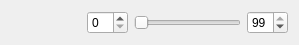
<?xml version="1.0" encoding="UTF-8"?>
<ui version="4.0">
 <class>QBoundedSlider</class>
 <widget class="QWidget" name="QBoundedSlider">
  <property name="geometry">
   <rect>
    <x>0</x>
    <y>0</y>
    <width>299</width>
    <height>41</height>
   </rect>
  </property>
  <property name="windowTitle">
   <string>Form</string>
  </property>
  <layout class="QHBoxLayout" name="horizontalLayout">
   <item>
    <widget class="QLabel" name="nameLabel">
     <property name="minimumSize">
      <size>
       <width>70</width>
       <height>0</height>
      </size>
     </property>
     <property name="text">
      <string/>
     </property>
    </widget>
   </item>
   <item>
    <widget class="QSpinBox" name="lowerBoundSpin"/>
   </item>
   <item>
    <widget class="QSlider" name="slider">
     <property name="minimumSize">
      <size>
       <width>30</width>
       <height>0</height>
      </size>
     </property>
     <property name="orientation">
      <enum>Qt::Horizontal</enum>
     </property>
    </widget>
   </item>
   <item>
    <widget class="QSpinBox" name="upperBoundSpin">
     <property name="value">
      <number>99</number>
     </property>
    </widget>
   </item>
  </layout>
 </widget>
 <resources/>
 <connections/>
</ui>
